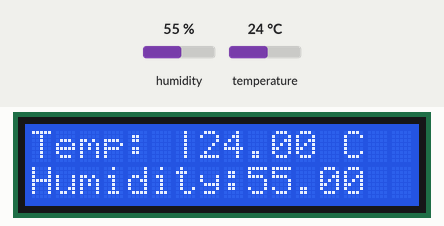
The sketch below on a simulated ESP8266 (NodeMCU). On the bench: 16×2 character LCD. The test bench sets the inputs (shaded band); at power-on: humidity 55 %, temperature 24 °C. WiFi joins after 1.5 s; servers stay silent unless stated.

Above: at 3.0 s.
3.1 s: humidity set to 22 %
At 5.0 s:
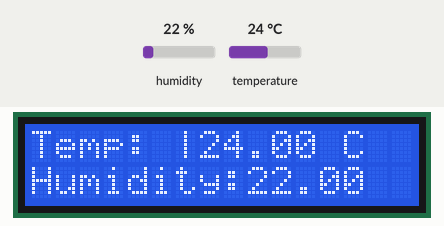
5.3 s: temperature set to 12 °C
At 7.0 s:
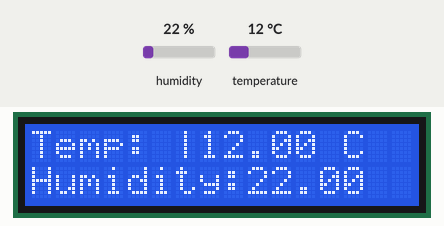
7.3 s: humidity set to 40 %
At 8.8 s:
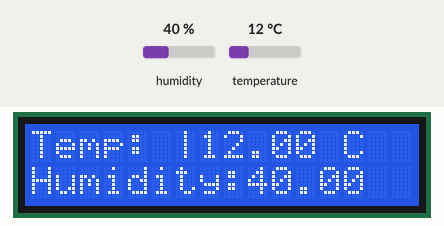
9.3 s: temperature set to 19 °C
At 10.6 s:
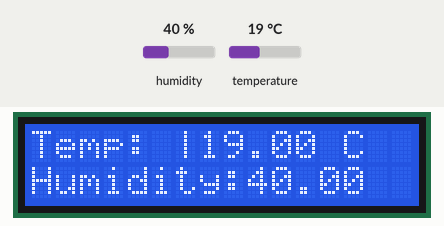
Timing chart, 0 to 12.3 s (numbered marks = the images above; inputs shaded):
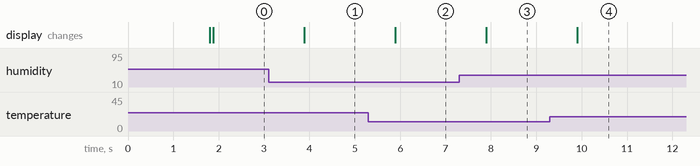

Measured:
- after the input at 3.1 s, the display: changes after 0.78 s (image 1)
- after the input at 5.3 s, the display: changes after 0.59 s (image 2)
- after the input at 7.3 s, the display: changes after 0.59 s (image 3)
- after the input at 9.3 s, the display: changes after 0.60 s (image 4)

The sketch:

Blynk_LCD_i2c_.ino
```cpp
/*
 *  This sketch demonstrates how to scan WiFi networks.
 *  The API is almost the same as with the WiFi Shield library,
 *  the most obvious difference being the different file you need to include:
 */
#define BLYNK_PRINT Serial    // Comment this out to disable prints and save space
#include <ESP8266WiFi.h>
#include <BlynkSimpleEsp8266.h>
#include <SimpleTimer.h>
//-------------------------------LCD
#include <Wire.h>
//#include <LiquidCrystal_I2C.h> //ประกาศ Library ของจอ I2C
#include <LiquidCrystal.h>
//----------------------------------
#include <Adafruit_Sensor.h>
#include <DHT.h>
#include "DHT.h"
#include <DHT_U.h>

#define DHTPIN            D7
#define DHTTYPE           DHT22

//LiquidCrystal_I2C lcd(0x27, 16, 2);//--------------LCD
LiquidCrystal lcd(12, 11, 5, 4, 3, 2);//NodeMCU
DHT_Unified dht(DHTPIN, DHTTYPE);
DHT dhtt(DHTPIN, DHTTYPE, 15);

char auth[] = "215767778f2b464d99b3bcde81ad1be7";

SimpleTimer timer;

void sendUptime()
{
   Blynk.virtualWrite(V5, millis() / 1000);
  sensors_event_t event;
  dht.temperature().getEvent(&event);
  if (!isnan(event.temperature)) {
    Blynk.virtualWrite(V1, event.temperature);
   }


  dht.humidity().getEvent(&event);
  if (!isnan(event.relative_humidity)) {
    Blynk.virtualWrite(V2, event.relative_humidity);
  }
}

void setup()
{

  Blynk.begin(auth, "Itsecckmutnb", "0824687893");
  //Wire.begin(D1, D2); // sda, scl
  dht.begin();
  lcd.begin(16,2);

  // Setup a function to be called every second
  timer.setInterval(5000L, sendUptime);
}

void loop()
{
  Blynk.run();
  timer.run();

  float t = dhtt.readTemperature();
  float h = dhtt.readHumidity();
  lcd.setCursor(0, 0);
  lcd.print("Temp: |");
  lcd.print(t);
  lcd.print(" C");
  lcd.setCursor(0, 1);
  lcd.print("Humidity:");
  lcd.print(h);
}
```
